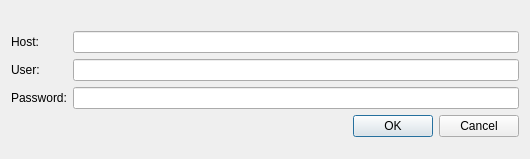
<?xml version="1.0" encoding="UTF-8"?>
<ui version="4.0">
 <class>SShConnectionDialog</class>
 <widget class="QDialog" name="SShConnectionDialog">
  <property name="geometry">
   <rect>
    <x>0</x>
    <y>0</y>
    <width>530</width>
    <height>159</height>
   </rect>
  </property>
  <property name="windowTitle">
   <string>Dialog</string>
  </property>
  <layout class="QFormLayout" name="formLayout">
   <item row="1" column="0">
    <widget class="QLabel" name="label">
     <property name="text">
      <string>Host:</string>
     </property>
    </widget>
   </item>
   <item row="1" column="1">
    <widget class="QLineEdit" name="host"/>
   </item>
   <item row="2" column="0">
    <widget class="QLabel" name="label_2">
     <property name="text">
      <string>User:</string>
     </property>
    </widget>
   </item>
   <item row="2" column="1">
    <widget class="QLineEdit" name="user"/>
   </item>
   <item row="3" column="0">
    <widget class="QLabel" name="label_3">
     <property name="text">
      <string>Password:</string>
     </property>
    </widget>
   </item>
   <item row="3" column="1">
    <widget class="QLineEdit" name="password">
     <property name="echoMode">
      <enum>QLineEdit::Password</enum>
     </property>
    </widget>
   </item>
   <item row="4" column="1">
    <widget class="QDialogButtonBox" name="buttonBox">
     <property name="orientation">
      <enum>Qt::Horizontal</enum>
     </property>
     <property name="standardButtons">
      <set>QDialogButtonBox::Cancel|QDialogButtonBox::Ok</set>
     </property>
    </widget>
   </item>
   <item row="0" column="1">
    <widget class="QLabel" name="message">
     <property name="text">
      <string/>
     </property>
    </widget>
   </item>
  </layout>
 </widget>
 <resources/>
 <connections>
  <connection>
   <sender>buttonBox</sender>
   <signal>accepted()</signal>
   <receiver>SShConnectionDialog</receiver>
   <slot>accept()</slot>
   <hints>
    <hint type="sourcelabel">
     <x>299</x>
     <y>116</y>
    </hint>
    <hint type="destinationlabel">
     <x>157</x>
     <y>135</y>
    </hint>
   </hints>
  </connection>
  <connection>
   <sender>buttonBox</sender>
   <signal>rejected()</signal>
   <receiver>SShConnectionDialog</receiver>
   <slot>reject()</slot>
   <hints>
    <hint type="sourcelabel">
     <x>367</x>
     <y>122</y>
    </hint>
    <hint type="destinationlabel">
     <x>286</x>
     <y>135</y>
    </hint>
   </hints>
  </connection>
 </connections>
</ui>
